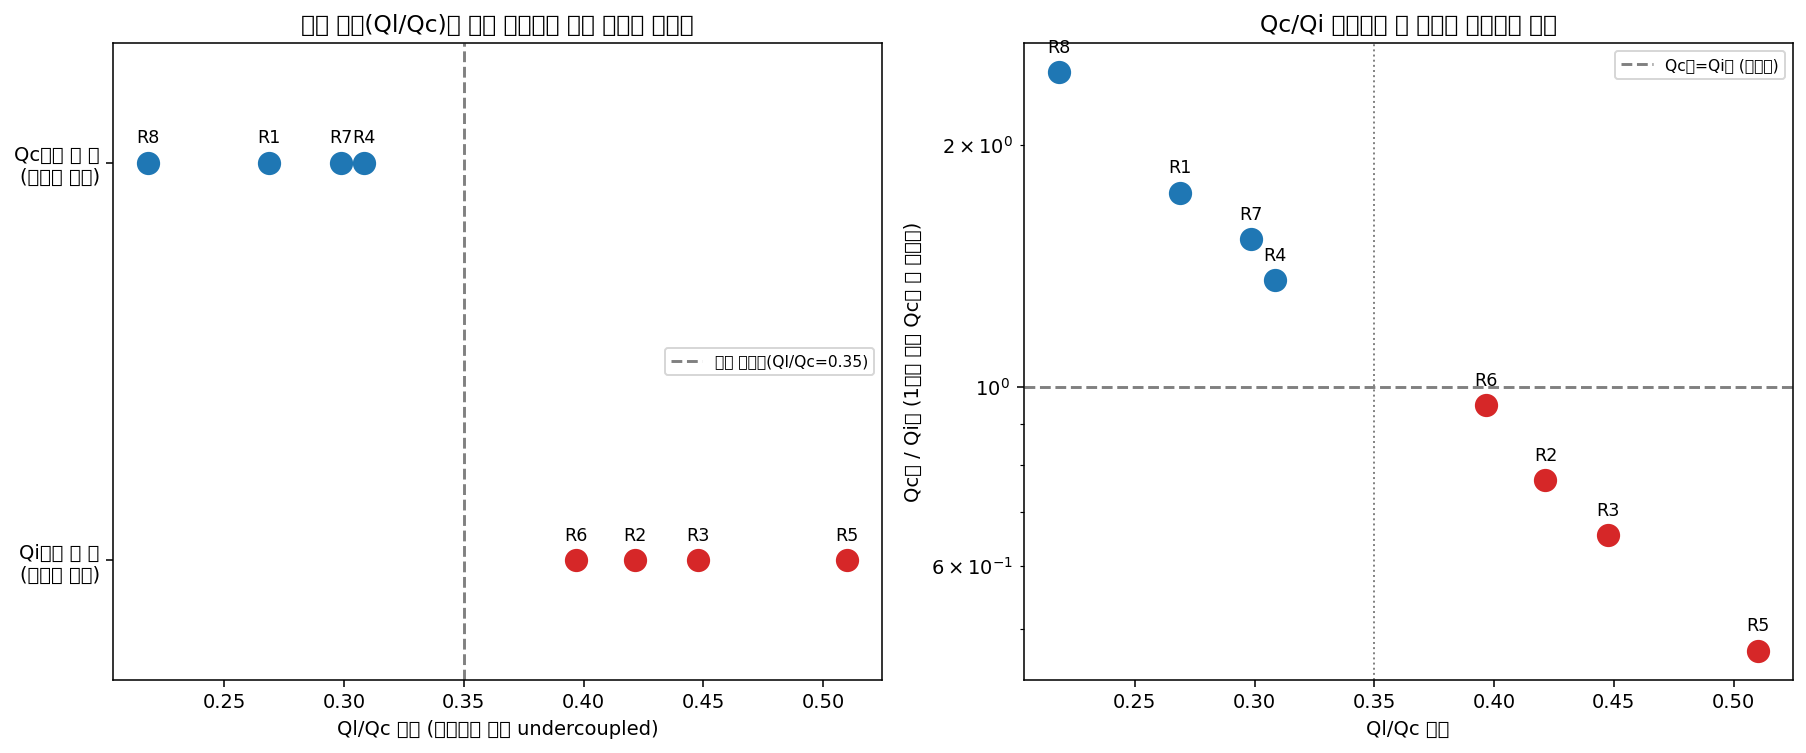

Here is the Python script that generated this plot:
"""
fano_undercoupled_summary.py
=================================================================
[undercoupled 조사 최종 정리] 어제 세운 가설("undercoupled는 Qc
불확실성이 Qi보다 항상 크다")을 9개 undercoupled resonator 전부에
검증한 결과와, 그 과정에서 발견한 더 정확한 법칙을 그래프로
정리합니다.

[결론 요약 - 이 스크립트가 증명하는 것]
"undercoupled냐 아니냐"라는 이분법이 아니라, "결합이 얼마나 강하게
undercoupled인가"(Ql/Qc 비율)가 진짜 결정 요인이었습니다:
  - Ql/Qc < ~0.35 (강하게 undercoupled, Qc가 Ql을 압도) ->
    Qc 신뢰구간이 Qi보다 넓다는 가설이 성립
  - Ql/Qc > ~0.35 (약하게 undercoupled, 임계결합에 더 가까움) ->
    가설이 반대로 뒤집힘(Qi 신뢰구간이 오히려 더 넓음)

이건 어제/오늘 계속 확인한 "임계결합에 가까워질수록 Ql-Qc가 서로
얽혀 축퇴가 심해진다"는 원리가, 여기서는 "신뢰구간 크기 비교의
방향 자체를 뒤집는" 형태로 나타난 것입니다.
"""

import numpy as np
import matplotlib
matplotlib.use('Agg')
import matplotlib.pyplot as plt
import json
import sys, os

sys.path.insert(0, os.getcwd())
import fano_models
import fano_likelihood as likelihood
import fano_fisher_matrix as fm
import fano_bayesian_toolkit as bt
from scipy.optimize import minimize


# =========================================================
# STEP 0. 분석자 설정값 (aa_ 접두사)
# =========================================================
aa_upload_dir = '/mnt/user-data/uploads/'
aa_resonator_ids = list(range(1, 9))
    # [조정] R9는 시간 관계상 오늘 분석에서 제외(멀티스타트 최적화가
    # 시간 안에 안 끝남) - 나중에 여유 있을 때 추가 확인 필요.
aa_n_ports = 1.0
aa_isolation_db = 15
aa_phi_candidates = np.linspace(-3.0, 3.0, 9)
aa_outlier_trim_pct = 5.0
aa_mc_sample_size = 20000
aa_step_fraction = 1e-6
aa_credible_level = 0.68
aa_coupling_ratio_threshold = 0.35
    # [조정] 오늘 발견한 분리선(일치 그룹 0.22~0.31, 불일치 그룹
    # 0.40~0.51 - 그 사이 간격의 중간값으로 설정).
aa_output_dir = './outputs/'
os.makedirs(aa_output_dir, exist_ok=True)


def load_fano_npz(filepath):
    raw = np.load(filepath, allow_pickle=True)
    amplitude, phase = raw['amplitude'], raw['phase']
    freq_hz, power_dbm = raw['frequency'], raw['power']
    s21 = amplitude * np.exp(1j*phase)
    settings_dict = json.loads(raw['settings'][0])
    cable_delay = settings_dict.get('vna', {}).get('port1_edel', None)
    return {'power_dbm': power_dbm, 'freq_hz': freq_hz, 's21': s21, 'cable_delay': cable_delay}


def process_resonator(resonator_id):
    """
    resonator 하나를 오늘 확정된 파이프라인(circle fit (a,alpha)고정
    + 5%이상치제거 + MAD sigma + 피셔행렬)으로 처리하고, Ql/Qc 비율과
    Qi/Qc 신뢰구간 폭을 반환.
    """
    fname = f'resonator_{resonator_id}_powersweep_undercoupled.npz'
    data = load_fano_npz(os.path.join(aa_upload_dir, fname))
    f_grid = data['freq_hz']
    s21 = data['s21'][0, :]
    delay = data['cable_delay']
    mag = np.abs(s21)

    cf = fano_models.autofit(f_grid, s21, n_ports=aa_n_ports, fixed_delay=delay, isolation=aa_isolation_db)
    a_fixed, alpha_fixed = cf['a'], cf['alpha']
        # [오늘 확정 절차] circle fit의 (a,alpha)를 그대로 고정 -
        # baseline 평균보다 훨씬 정확하다는 게 오늘 R7 분석에서 확인됨.

    param_names = ['fr', 'Ql', 'Qc', 'phi']
    prior_bounds = {'fr': (f_grid.min(), f_grid.max()), 'Ql': (1.0, 1e8),
                     'Qc': (1.0, 1e8), 'phi': (-np.pi, np.pi)}
    log_prior = likelihood.make_uniform_log_prior(prior_bounds)
    fixed_kwargs = {'delay': delay, 'n_ports': aa_n_ports, 'a': a_fixed, 'alpha': alpha_fixed}
    log_probability = likelihood.make_log_probability_generic(
        fano_models.Sij, fixed_kwargs, param_names, log_prior, likelihood_type='gaussian'
    )

    fr_guess = f_grid[np.argmin(mag)]
    Ql_guess = cf['Ql']   # circle fit 값을 초기 스케일 참고용으로 사용
    candidates = [np.array([fr_guess, Ql_guess, Ql_guess*1.5, phi0]) for phi0 in aa_phi_candidates]
    candidates.append(np.array([cf['fr'], cf['Ql'], cf['Qc'], cf['phi']]))

    baseline_mask = mag > np.percentile(mag, 80)
    sigma_baseline = np.std(np.real(s21[baseline_mask]))

    def find_map(sigma):
        best_theta, best_neg_lp = None, np.inf
        for theta0 in candidates:
            def neg_log_prob(theta):
                val = log_probability(theta, f_grid, s21, sigma)
                return -val if np.isfinite(val) else 1e10
            res = minimize(neg_log_prob, theta0, method='Nelder-Mead',
                            options={'maxiter': 15000, 'xatol': 1e-6, 'fatol': 1e-6})
            if res.fun < best_neg_lp:
                best_neg_lp = res.fun
                best_theta = res.x
        return best_theta

    popt0 = find_map(sigma_baseline)
    model0 = fano_models.Sij(f_grid, *popt0, a_fixed, alpha_fixed, delay, n_ports=aa_n_ports)
    residual0 = np.real(s21 - model0)
    thresh = np.percentile(np.abs(residual0), 100 - aa_outlier_trim_pct)
    keep_mask = np.abs(residual0) <= thresh
    residual_trimmed = residual0[keep_mask]
    mad = np.median(np.abs(residual_trimmed - np.median(residual_trimmed)))
    sigma_mad = mad * 1.4826

    popt_final = find_map(sigma_mad)
    Ql_final, Qc_final = popt_final[1], popt_final[2]

    F = fm.fisher_information_matrix(fano_models.Sij, popt_final, param_names, f_grid,
                                        sigma_mad, fixed_kwargs, step_fraction=aa_step_fraction)
    cov = fm.covariance_from_fisher(F)
    eigvals = np.linalg.eigvalsh(cov)
    if eigvals.min() <= 0:
        return None

    mc = np.random.default_rng(0).multivariate_normal(popt_final, cov, size=aa_mc_sample_size)
    Qi_mc = 1.0/(1.0/mc[:,1] - 1.0/mc[:,2])
    valid_qi = (Qi_mc > 0) & (Qi_mc < 1e7)
    Qi_lo, Qi_med, Qi_hi = bt.credible_interval(Qi_mc[valid_qi], level=aa_credible_level)
    Qc_lo, Qc_med, Qc_hi = bt.credible_interval(mc[:, 2], level=aa_credible_level)

    return {
        'resonator_id': resonator_id,
        'Ql': Ql_final, 'Qc': Qc_final,
        'ratio': Ql_final / Qc_final,
        'Qi_width': Qi_hi - Qi_lo, 'Qc_width': Qc_hi - Qc_lo,
        'Qc_wider': (Qc_hi - Qc_lo) > (Qi_hi - Qi_lo),
    }


# =========================================================
# STEP 1. 8개 resonator 전부 처리
# =========================================================
results = []
for rid in aa_resonator_ids:
    print(f"처리 중: resonator_{rid}...")
    r = process_resonator(rid)
    if r is not None:
        results.append(r)
        print(f"  Ql/Qc={r['ratio']:.4f}, Qc폭>Qi폭? {r['Qc_wider']}")


# =========================================================
# STEP 2. 그래프 - Ql/Qc 비율 vs "Qc폭이 더 넓은가" 관계 시각화
# =========================================================
fig, axes = plt.subplots(1, 2, figsize=(13, 5.5))

ratios = [r['ratio'] for r in results]
qc_wider = [r['Qc_wider'] for r in results]
ids = [r['resonator_id'] for r in results]
colors = ['tab:blue' if w else 'tab:red' for w in qc_wider]

# 왼쪽: Ql/Qc 비율 vs 어느 쪽이 더 넓은지 (핵심 결과 그래프)
for r, c in zip(results, colors):
    axes[0].scatter(r['ratio'], 1 if r['Qc_wider'] else 0, s=120, color=c, zorder=3)
    axes[0].annotate(f"R{r['resonator_id']}", (r['ratio'], 1 if r['Qc_wider'] else 0),
                       textcoords="offset points", xytext=(0,10), ha='center', fontsize=9)
axes[0].axvline(aa_coupling_ratio_threshold, color='gray', ls='--', lw=1.5,
                  label=f'분리 기준선(Ql/Qc={aa_coupling_ratio_threshold})')
axes[0].set_xlabel('Ql/Qc 비율 (작을수록 강한 undercoupled)')
axes[0].set_yticks([0,1])
axes[0].set_yticklabels(['Qi폭이 더 큼\n(가설과 반대)', 'Qc폭이 더 큼\n(가설과 일치)'])
axes[0].set_title('결합 강도(Ql/Qc)에 따라 신뢰구간 크기 방향이 뒤집힘')
axes[0].legend(fontsize=8, loc='center right')
axes[0].set_ylim(-0.3, 1.3)

# 오른쪽: Qc폭/Qi폭 비율을 Ql/Qc에 대해 직접 그림 (연속적인 경향 확인)
width_ratios = [r['Qc_width']/r['Qi_width'] for r in results]
for r, wr, c in zip(results, width_ratios, colors):
    axes[1].scatter(r['ratio'], wr, s=120, color=c, zorder=3)
    axes[1].annotate(f"R{r['resonator_id']}", (r['ratio'], wr),
                       textcoords="offset points", xytext=(0,10), ha='center', fontsize=9)
axes[1].axhline(1.0, color='gray', ls='--', lw=1.5, label='Qc폭=Qi폭 (경계선)')
axes[1].axvline(aa_coupling_ratio_threshold, color='gray', ls=':', lw=1)
axes[1].set_xlabel('Ql/Qc 비율')
axes[1].set_ylabel('Qc폭 / Qi폭 (1보다 크면 Qc가 더 불확실)')
axes[1].set_yscale('log')
axes[1].set_title('Qc/Qi 신뢰구간 폭 비율의 연속적인 경향')
axes[1].legend(fontsize=8)

plt.tight_layout()
plt.savefig(os.path.join(aa_output_dir, 'fano_undercoupled_summary.png'), dpi=140, bbox_inches='tight')
print(f"\n그래프 저장 완료: {os.path.join(aa_output_dir, 'fano_undercoupled_summary.png')}")


# =========================================================
# STEP 3. 최종 요약 텍스트
# =========================================================
print("\n" + "="*80)
print("최종 요약")
print("="*80)
print(f"{'R#':>4} {'Ql/Qc':>8} {'Qc폭/Qi폭':>10} {'가설 방향':>12}")
for r, wr in zip(results, width_ratios):
    print(f"{r['resonator_id']:>4} {r['ratio']:>8.4f} {wr:>10.2f} "
          f"{'일치' if r['Qc_wider'] else '불일치':>12}")

n_below = sum(1 for r in results if r['ratio'] < aa_coupling_ratio_threshold)
n_below_matched = sum(1 for r in results if r['ratio'] < aa_coupling_ratio_threshold and r['Qc_wider'])
n_above = sum(1 for r in results if r['ratio'] >= aa_coupling_ratio_threshold)
n_above_matched = sum(1 for r in results if r['ratio'] >= aa_coupling_ratio_threshold and not r['Qc_wider'])

print(f"\nQl/Qc < {aa_coupling_ratio_threshold} (강한 undercoupled) 인 {n_below}개 중, "
      f"가설과 일치한 개수: {n_below_matched}")
print(f"Ql/Qc >= {aa_coupling_ratio_threshold} (약한 undercoupled) 인 {n_above}개 중, "
      f"가설과 반대인 개수: {n_above_matched}")
print(f"\n[결론] '결합 강도(Ql/Qc)'가 신뢰구간 방향을 결정하는 진짜 요인이며,")
print(f"       단순 'undercoupled 여부'보다 훨씬 정확한 판별 기준입니다.")
